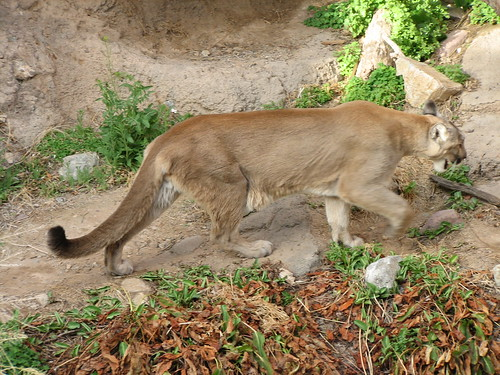
#> input picture dataset/secret.jpg, 500 x 375 px
$ jupyter execute edge_detection.ipynb
#> lines starting #> are read from the running program, lines starting #| are printed output that depends on the picture; after the words box and inside, x2 and y2 are one past the last pixel; in counts of white or black regions, pixels touching at a corner belong together
[cell 1]
import cv2
import matplotlib.pyplot as plt

# 读取图像
image = cv2.imread('./dataset/secret.jpg', cv2.IMREAD_GRAYSCALE)
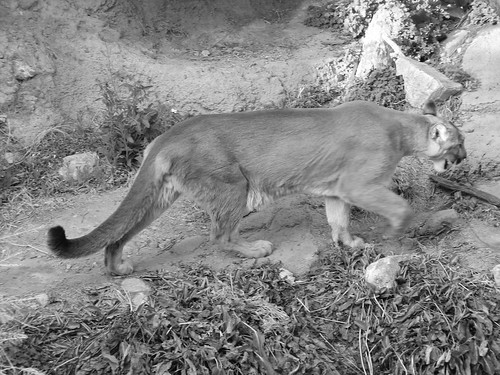
#> image: shape (375, 500); min 0, max 255, mean 133.6

# 使用 Canny 算子进行边缘检测
edges = cv2.Canny(image, 100, 200)
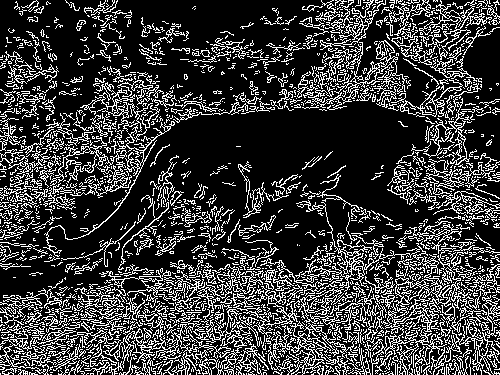
#> edges: shape (375, 500); 23.3% white in thin lines or dots
print("shape of edges:", edges.shape)
#| shape of edges: (375, 500)
# 显示边缘图像
plt.imshow(edges, cmap='gray')
plt.title('Canny Edge Detection')
plt.show()

[cell 2]
def embed_data_in_edges(edges, data):
#> called with data = 'Hello, Steganography!'
    data = ''.join(format(ord(i), '08b') for i in data)  # 转换数据为二进制字符串
    data_index = 0

    # 获取边缘图像的尺寸
    rows, cols = edges.shape
#> rows = 375; cols = 500

    # 遍历边缘图像，修改每个边缘像素的最低有效位
    for i in range(rows):
        for j in range(cols):
            if edges[i, j] > 0:  # 如果是边缘像素
                if data_index < len(data):
                    # 将数据的当前位嵌入最低有效位
                    edges[i, j] = (edges[i, j] & 0xFE) | int(data[data_index])  # 修改最低有效位
                    data_index += 1
                else:
                    break
#> edges: shape (375, 500); 0.05% of pixels changed, all inside (x1, y1, x2, y2) = (15, 0, 497, 3)
#> after the loop, data_index = 168

    return edges

# 需要隐藏的消息
message = "Hello, Steganography!"

# 在边缘图像中嵌入数据
modified_edges = embed_data_in_edges(edges, message)

# 显示修改后的边缘图像
plt.imshow(modified_edges, cmap='gray')
plt.title('Modified Edge Image with Hidden Data')
plt.show()

[cell 3]
def extract_data_from_edges(edges):
    extracted_data = ""
    data_bit = ""

    rows, cols = edges.shape
#> rows = 375; cols = 500
    for i in range(rows):
        for j in range(cols):
            if edges[i, j] > 0:  # 如果是边缘像素
                # 提取最低有效位
                data_bit += str(edges[i, j] & 0x01)

                # 每8位组成一个字符
                if len(data_bit) >= 8:
                    byte = data_bit[:8]
                    extracted_data += chr(int(byte, 2))
                    data_bit = data_bit[8:]
#> after the loop, byte = '11111111'; data_bit = '1'

    return extracted_data

# 提取隐藏的消息
extracted_message = extract_data_from_edges(modified_edges)
print("Extracted Message:", extracted_message)
#> (printed output is left out)
